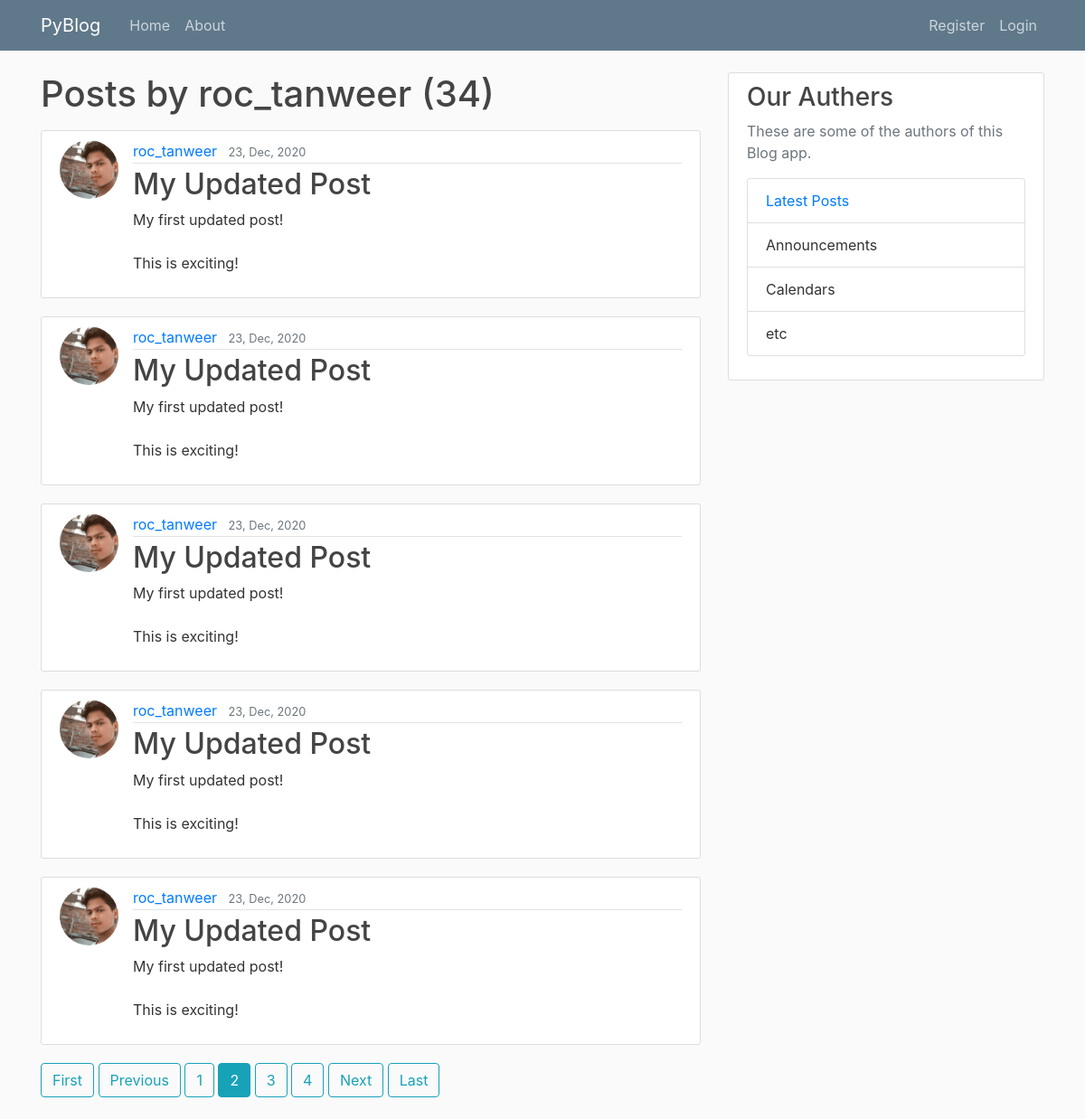
/post/roc_tanweer/?page=2, run on the app's committed database.
### Blog/models.py (models this page shows, shortened)
class Post(models.Model):
    title = models.CharField(max_length=100)
    content = models.TextField()
    date_posted = models.DateTimeField(default=timezone.now)
    author = models.ForeignKey(User, on_delete=models.CASCADE)

### users/models.py (models this page shows, shortened)
class Profile(models.Model):
    user = models.OneToOneField(User, on_delete=models.CASCADE)
    image = models.ImageField(default='default.jpg', upload_to='profile_pics')

### Blog/views.py (the view)
# urls.py: path('post/<str:username>/', views.UserPostListView.as_view(), name='user-posts'),
class UserPostListView(ListView):
    model = Post
    context_object_name = 'posts'
    template_name = 'Blog/user_posts.html'
    paginate_by = 5
    ordering = ['-date_posted']
    def get_queryset(self):
        user = get_object_or_404(User, username=self.kwargs.get('username'))
        return Post.objects.filter(author=user)

### Blog/templates/Blog/user_posts.html
{% extends 'Blog/base.html' %}
{% block content %}
<h1 class="mb-3">Posts by {{ view.kwargs.username }} ({{ page_obj.paginator.count }})</h1>
{% for post in posts %}
<article class="media content-section">
    <img class="rounded-circle article-img" src="{{ post.author.profile.image.url }}">
    <div class="media-body">
        <div class="article-metadata">
            <a class="mr-2" href="{% url 'user-posts' post.author.username %}">{{ post.author }}</a>
            <small class="text-muted">{{ post.date_posted|date:'d, M, Y' }}</small>
        </div>
        <h2><a class="article-title" href="{% url 'post-detail' post.id %}">{{ post.title }}</a></h2>
        <p class="article-content">{{ post.content }}</p>
    </div>
</article>
{% endfor %}
{% if is_paginated %}
{% if page_obj.has_previous %}
<a class="btn btn-outline-info mb-4" href="?page=1">First</a>
<a class="btn btn-outline-info mb-4" href="?page={{ page_obj.previous_page_number }}">Previous</a>
{% endif %}
{% for num in page_obj.paginator.page_range %}
{% if page_obj.number == num %}
<a class="btn btn-info mb-4" href="?page={{ num }}">{{ num }}</a>
{% elif num > page_obj.number|add:'-3' and num < page_obj.number|add:'3' %} <a class="btn btn-outline-info mb-4"
    href="?page={{ num }}">{{ num }}</a>
    {% endif %}
    {% endfor %}
    {% if page_obj.has_next %}
    <a class="btn btn-outline-info mb-4" href="?page={{ page_obj.next_page_number }}">Next</a>
    <a class="btn btn-outline-info mb-4" href="?page={{ page_obj.paginator.num_pages }}">Last</a>
    {% endif %}
    {% endif %}
    {% endblock content %}

### Blog/static/Blog/main.css (style rules this page uses)
body { background: #fafafa; color: #333333; margin-top: 5rem; }
h1, h2, h3, h4, h5, h6 { color: #444444; }
.content-section { background: #ffffff; padding: 10px 20px; border: 1px solid #dddddd; border-radius: 3px; margin-bottom: 20px; }
.article-title { color: #444444; }
.article-content { white-space: pre-line; }
.article-img { height: 65px; width: 65px; margin-right: 16px; }
.article-metadata { padding-bottom: 1px; margin-bottom: 4px; border-bottom: 1px solid #e3e3e3 }

### data on the page
Post: author.profile.image (picture), author "roc_tanweer", date_posted "23, Dec, 2020", title "My Updated Post", content "My first updated post! This is exciting!"
Post: author.profile.image (picture), author "roc_tanweer", date_posted "23, Dec, 2020", title "My Updated Post", content "My first updated post! This is exciting!"
Post: author.profile.image (picture), author "roc_tanweer", date_posted "23, Dec, 2020", title "My Updated Post", content "My first updated post! This is exciting!"
Post: author.profile.image (picture), author "roc_tanweer", date_posted "23, Dec, 2020", title "My Updated Post", content "My first updated post! This is exciting!"
Post: author.profile.image (picture), author "roc_tanweer", date_posted "23, Dec, 2020", title "My Updated Post", content "My first updated post! This is exciting!"

### other printed values
{{ view.kwargs.username }} "roc_tanweer"
{{ page_obj.paginator.count }} "34"
{{ num }} "1" "3" "4"
{{ num }} "2"
